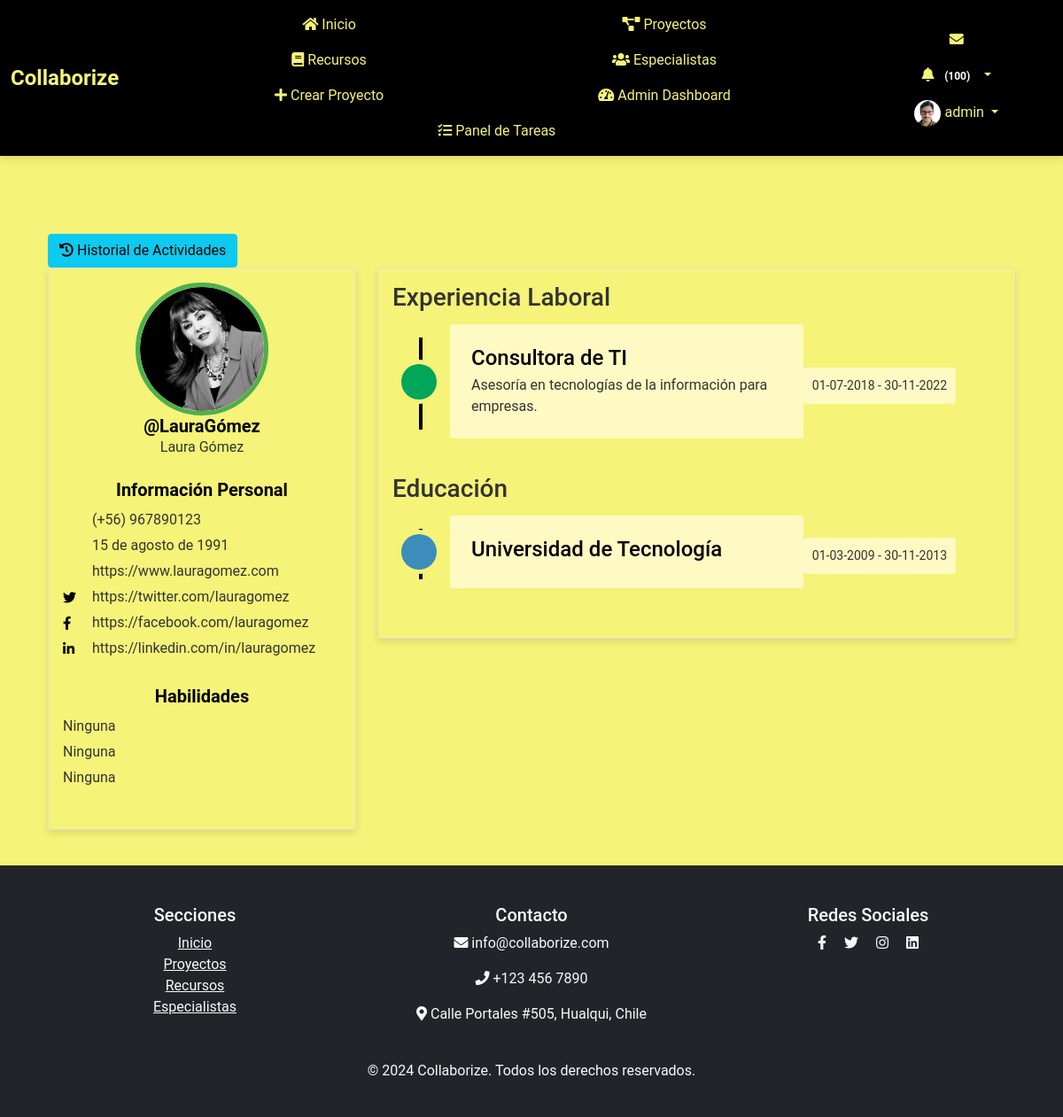
/perfil/25/ (signed in), run on an earlier commit of the app's database.
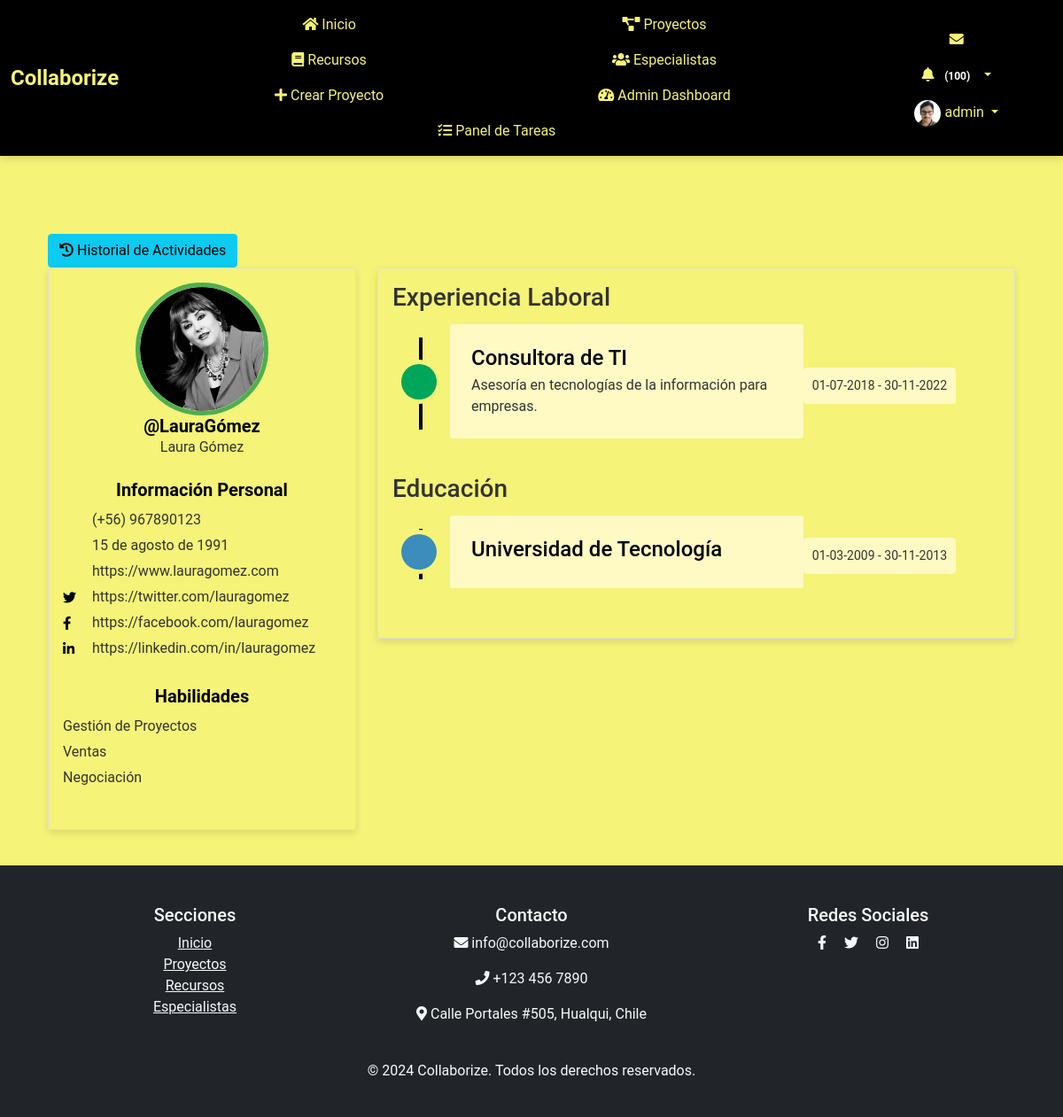
And on a later commit of the database.
### myapp/models.py (models this page shows, shortened)
class Perfil(models.Model):
    user = models.OneToOneField(User, on_delete=models.CASCADE)
    nombre = models.CharField(max_length=30, blank=True, null=True)
    apellido = models.CharField(max_length=30, blank=True, null=True)
    telefono = models.CharField(max_length=15, blank=True, null=True)
    fecha_nacimiento = models.DateField(null=True, blank=True)
    avatar = models.ImageField(upload_to='avatars/', null=True, blank=True)
    website = models.URLField(max_length=200, blank=True, null=True)
    twitter = models.URLField(max_length=200, blank=True, null=True)
    facebook = models.URLField(max_length=200, blank=True, null=True)
    linkedin = models.URLField(max_length=200, blank=True, null=True)
    habilidad_1 = models.CharField(max_length=100, blank=True, null=True)
    habilidad_2 = models.CharField(max_length=100, blank=True, null=True)
    habilidad_3 = models.CharField(max_length=100, blank=True, null=True)
    experiencia = models.TextField(blank=True, null=True)
    especialidad = models.CharField(max_length=200, blank=True, null=True)
    ubicacion = models.CharField(max_length=200, blank=True, null=True)
    disponibilidad = models.BooleanField(blank=True, null=True)

class ExperienciaLaboral(models.Model):
    perfil = models.ForeignKey(Perfil, related_name='experiencias', on_delete=models.CASCADE)
    titulo = models.CharField(max_length=100, blank=True, null=True)
    descripcion = models.TextField(blank=True, null=True)
    fecha_inicio = models.DateField(default=timezone.now)
    fecha_fin = models.DateField(blank=True, null=True)

class Educacion(models.Model):
    perfil = models.ForeignKey(Perfil, related_name='educaciones', on_delete=models.CASCADE)
    titulo = models.CharField(max_length=100, blank=True, null=True)
    institucion = models.CharField(max_length=100, blank=True, null=True)
    fecha_inicio = models.DateField(default=timezone.now)
    fecha_fin = models.DateField(blank=True, null=True)

### myapp/views.py (the view)
# urls.py: path('perfil/<int:user_id>/', views.ver_perfil, name='ver_perfil'),
@login_required
def ver_perfil(request, user_id):
    usuario = get_object_or_404(User, id=user_id)
    perfil = usuario.perfil
    if request.method == 'POST':
        if 'toggle_disponibilidad' in request.POST:
            perfil.disponibilidad = not perfil.disponibilidad
            perfil.save()
        return redirect('ver_perfil', user_id=user_id)
    experiencias = ExperienciaLaboral.objects.filter(perfil=perfil).order_by('-fecha_inicio')
    educaciones = Educacion.objects.filter(perfil=perfil).order_by('-fecha_inicio')
    proyectos_creados = Proyecto.objects.filter(creador=usuario)
    proyectos_colaborados = Proyecto.objects.filter(colaboradores=usuario)
    context = {
        'usuario': usuario,
        'perfil': perfil,
        'experiencias': experiencias,
        'educaciones': educaciones,
        'proyectos_creados': proyectos_creados,
        'proyectos_colaborados': proyectos_colaborados,
    }
    return render(request, 'myapp/ver_perfil.html', context)

### myapp/templates/myapp/ver_perfil.html (shortened to what this page needs)
{% extends 'myapp/base.html' %}
{% load static %}
{% load custom_filters %}
{% block extra_css %}
<link rel="stylesheet" href="{% static 'css/ver_perfil.css' %}">
<link href="https://cdnjs.cloudflare.com/ajax/libs/font-awesome/5.11.2/css/all.min.css" rel="stylesheet">
<link href="https://cdn.jsdelivr.net/npm/@icon/entypo@1.0.3/entypo.css" rel="stylesheet">
{% endblock %}
{% block content %}
<div class="container bootstrap snippet mt-5">
    <div class="row">
        <div class="col-md-12">
            <div class="btn-group-custom">
                <a href="{% url 'historial_actividades' usuario.id %}" class="btn btn-info btn-custom">
                    <i class="fa fa-history"></i> Historial de Actividades
                </a>
            </div>
        </div>
    </div>
    <div class="row">
        <div class="col-md-4">
            <div class="left-profile-card card">
                <div class="card-body">
                    <div class="user-profile {% if perfil.disponibilidad %}available{% else %}not-available{% endif %}">
                        {% if perfil.avatar %}
                            <img src="{{ perfil.avatar.url }}" alt="Avatar">
                        {% else %}
                            <img src="{% static 'images/default-avatar.png' %}" alt="Avatar">
                        {% endif %}
                    </div>
                    <h3>@{{ usuario.username }}</h3>
                    <p>{{ perfil.nombre }} {{ perfil.apellido }}</p>
                    <div class="personal-info mt-4">
                        <h3>Información Personal</h3>
                        <ul class="personal-list">
                            <li>(+56) {{ perfil.telefono }}</li>
                            <li>{{ perfil.fecha_nacimiento }}</li>
                            <li>{{ perfil.website|default_if_none:"No disponible" }}</li>
                            <li><i class="fab fa-twitter"></i> {{ perfil.twitter|default_if_none:"No disponible" }}</li>
                            <li><i class="fab fa-facebook-f"></i> {{ perfil.facebook|default_if_none:"No disponible" }}</li>
                            <li><i class="fab fa-linkedin-in"></i> {{ perfil.linkedin|default_if_none:"No disponible" }}</li>
                        </ul>
                    </div>
                    <div class="personal-info mt-4">
                        <h3>Habilidades</h3>
                        <ul class="personal-list">
                            <li>{{ perfil.habilidad_1|default_if_none:"Ninguna" }}</li>
                            <li>{{ perfil.habilidad_2|default_if_none:"Ninguna" }}</li>
                            <li>{{ perfil.habilidad_3|default_if_none:"Ninguna" }}</li>
                        </ul>
                    </div>
                </div>
            </div>
        </div>
        <div class="col-md-8">
            <div class="right-profile-card card">
                <div class="card-body">
                    <h3>Experiencia Laboral</h3>
                    <div class="timeline-centered">
                        {% for experiencia in experiencias %}
                            <article class="timeline-entry">
                                <div class="timeline-entry-inner">
                                    <div class="timeline-icon bg-success">
                                    </div>
                                    <div class="timeline-label">
                                        <h2>{{ experiencia.titulo }}</h2>
                                        <p>{{ experiencia.descripcion }}</p>
                                    </div>
                                    <time class="timeline-time" datetime="{{ experiencia.fecha_inicio }}">{{ experiencia.fecha_inicio|date:"d-m-Y" }} -
                                        {% if experiencia.fecha_fin %}
                                            {{ experiencia.fecha_fin|date:"d-m-Y" }}
                                        {% else %}
                                            Actualmente
                                        {% endif %}
                                    </time>
                                </div>
                            </article>
                        {% endfor %}
                    </div>
                    <h3>Educación</h3>
                    <div class="timeline-centered">
                        {% for educacion in educaciones %}
                            <article class="timeline-entry">
                                <div class="timeline-entry-inner">
                                    <div class="timeline-icon bg-info">
                                    </div>
                                    <div class="timeline-label">
                                        <h2>{{ educacion.institucion }}</h2>
                                    </div>
                                    <time class="timeline-time" datetime="{{ educacion.fecha_inicio }}">{{ educacion.fecha_inicio|date:"d-m-Y" }} -
                                        {% if educacion.fecha_fin %}
                                            {{ educacion.fecha_fin|date:"d-m-Y" }}
                                        {% else %}
                                            Actualmente
                                        {% endif %}
                                    </time>
                                </div>
                            </article>
                        {% endfor %}
                    </div>
                </div>
            </div>
        </div>
    </div>
</div>
{% endblock %}

### myapp/templates/myapp/base.html (shortened to what this page needs)
<!DOCTYPE html>
<html lang="es">
<head>
    {% load static %}
    <link rel="stylesheet" href="https://cdn.jsdelivr.net/npm/bootstrap@5.1.3/dist/css/bootstrap.min.css">
    <link rel="stylesheet" href="https://cdnjs.cloudflare.com/ajax/libs/font-awesome/5.15.4/css/all.min.css">
    <link rel="stylesheet" href="https://cdn.jsdelivr.net/npm/@icon/entypo@1.0.3/entypo.css">
    <link rel="stylesheet" href="https://cdnjs.cloudflare.com/ajax/libs/bootstrap-datepicker/1.9.0/css/bootstrap-datepicker.min.css">
    <link rel="stylesheet" href="{% static 'css/style.css' %}">
    <link rel="stylesheet" href="{% static 'css/ver_perfil.css' %}">
    <link rel="stylesheet" href="{% static 'css/register.css' %}">
    {% block extra_css %}{% endblock %}
</head>
<body>
    {% if user.is_authenticated %}
    <header>
        <nav class="navbar navbar-expand-lg fixed-top custom-navbar">
            <div class="container-fluid d-flex justify-content-between align-items-center">
                <a class="navbar-brand" href="{% url 'index' %}">
                    <span style="font-weight: bold; color: #f5f378; font-size: 1.5rem;">Collaborize</span>
                </a>
                <div class="collapse navbar-collapse justify-content-between" id="navbarNav">
                    <ul class="navbar-nav mx-auto">
                        <li class="nav-item"><a class="nav-link" href="{% url 'index' %}"><i class="fas fa-home"></i> Inicio</a></li>
                        <li class="nav-item"><a class="nav-link" href="{% url 'proyecto_lista' %}"><i class="fas fa-project-diagram"></i> Proyectos</a></li>
                        <li class="nav-item"><a class="nav-link" href="{% url 'listar_recursos' %}"><i class="fas fa-book"></i> Recursos</a></li>
                        <li class="nav-item"><a class="nav-link" href="{% url 'listar_especialistas' %}"><i class="fas fa-users"></i> Especialistas</a></li>
                        {% if user.is_staff %}
                        <li class="nav-item"><a class="nav-link" href="{% url 'crear_proyecto' %}"><i class="fas fa-plus"></i> Crear Proyecto</a></li>
                        <li class="nav-item"><a class="nav-link" href="{% url 'admin_dashboard' %}"><i class="fas fa-tachometer-alt"></i> Admin Dashboard</a></li>
                        <li class="nav-item"><a class="nav-link" href="{% url 'admin_panel_tareas' %}"><i class="fas fa-tasks"></i> Panel de Tareas</a></li>
                        {% endif %}
                    </ul>
                    <ul class="navbar-nav ms-auto">
                        <li class="nav-item">
                            <a class="nav-link" href="{% url 'listar_mensajes' %}"><i class="fas fa-envelope"></i>
                            </a>
                        </li>
                        <li class="nav-item dropdown">
                            <a class="nav-link dropdown-toggle" href="#" id="notificacionesDropdown" role="button" data-bs-toggle="dropdown" aria-haspopup="true" aria-expanded="false">
                                <i class="fas fa-bell"></i>
                                <span id="notificaciones-count" class="badge badge-danger"></span>
                            </a>
                        </li>
                        <li class="nav-item dropdown">
                            <a class="nav-link dropdown-toggle" href="#" id="perfilDropdown" role="button" data-bs-toggle="dropdown" aria-haspopup="true" aria-expanded="false">
                                <img src="{% if user.perfil.avatar %}{{ user.perfil.avatar.url }}{% else %}{% static 'images/default_avatar.png' %}{% endif %}" alt="Foto de perfil" class="rounded-circle" width="30" height="30">
                                {{ user.username }}
                            </a>
                        </li>
                    </ul>
                </div>
            </div>
        </nav>
    </header>
    {% endif %}
    <main class="container">
        {% block content %}{% endblock %}
    </main>
    {% block footer %}
    <footer class="bg-dark text-light py-4">
        <div class="container">
            <div class="row">
                <div class="col-md-4">
                    <h5>Secciones</h5>
                    <ul class="list-unstyled">
                        <li><a href="{% url 'index' %}" class="text-light">Inicio</a></li>
                        <li><a href="{% url 'proyecto_lista' %}" class="text-light">Proyectos</a></li>
                        <li><a href="{% url 'listar_recursos' %}" class="text-light">Recursos</a></li>
                        <li><a href="{% url 'listar_especialistas' %}" class="text-light">Especialistas</a></li>
                    </ul>
                </div>
                <div class="col-md-4">
                    <h5>Contacto</h5>
                    <p><i class="fas fa-envelope"></i> info@collaborize.com</p>
                    <p><i class="fas fa-phone"></i> +123 456 7890</p>
                    <p><i class="fas fa-map-marker-alt"></i> Calle Portales #505, Hualqui, Chile</p>
                </div>
                <div class="col-md-4">
                    <h5>Redes Sociales</h5>
                    <a href="#" class="text-light me-3"><i class="fab fa-facebook-f"></i></a>
                    <a href="#" class="text-light me-3"><i class="fab fa-twitter"></i></a>
                    <a href="#" class="text-light me-3"><i class="fab fa-instagram"></i></a>
                    <a href="#" class="text-light"><i class="fab fa-linkedin"></i></a>
                </div>
            </div>
            <div class="text-center mt-4">
                <p>&copy; 2024 Collaborize. Todos los derechos reservados.</p>
            </div>
        </div>
    </footer>
    {% endblock %}
</body>
</html>

### myapp/static/css/style.css (style rules this page uses)
body { padding-top: 0.1px; background-color: #f5f378; font-family: 'Roboto', sans-serif; color: #333; }
.navbar.custom-navbar { background-color: #343a40; z-index: 1000; position: fixed; top: 0; width: 100%; box-shadow: 0 4px 8px rgba(0, 0, 0, 0.1); }
.navbar.custom-navbar .navbar-nav .nav-link { color: #f5f378; transition: color 0.3s; }
.navbar.custom-navbar .navbar-brand { color: #f5f378; font-weight: bold; font-size: 1.5rem; transition: color 0.3s; }
.navbar .nav-item { margin-left: 1rem; }
@media (max-width: 1200px) { .navbar.custom-navbar .navbar-nav { flex-wrap: wrap; justify-content: center; } }
@media (max-width: 1200px) { .navbar.custom-navbar .navbar-nav .nav-item { flex: 0 0 45%; text-align: center; } }
.container { margin-top: 20px; }
.card { box-shadow: 0 4px 8px rgba(0, 0, 0, 0.1); transition: transform 0.2s; }
footer { background-color: #343a40; color: #f5f378; padding: 20px 0; text-align: center; margin-top: 40px; }

### myapp/static/css/register.css (style rules this page uses)
body { background-color: #dcc4fa; }

### myapp/templates/myapp/base.html (style rules this page uses)
body { background-color: #f5f378; }
.navbar.custom-navbar { background-color: #000000; z-index: 1000; }
.navbar.custom-navbar .navbar-nav .nav-link { color: #f5f378; }
.navbar.custom-navbar .navbar-brand { color: #f5f378; }
.navbar .nav-item { margin-left: 1rem; }
@media (max-width: 1200px) { .navbar.custom-navbar .navbar-nav { flex-wrap: wrap; justify-content: center; } }
@media (max-width: 1200px) { .navbar.custom-navbar .navbar-nav .nav-item { flex: 0 0 45%; text-align: center; } }

What changed in the data, as far as the page shows it:
changed Perfil "Laura": habilidad_1 "Ninguna" → "Gestión de Proyectos"; habilidad_2 "Ninguna" → "Ventas"; habilidad_3 "Ninguna" → "Negociación"
